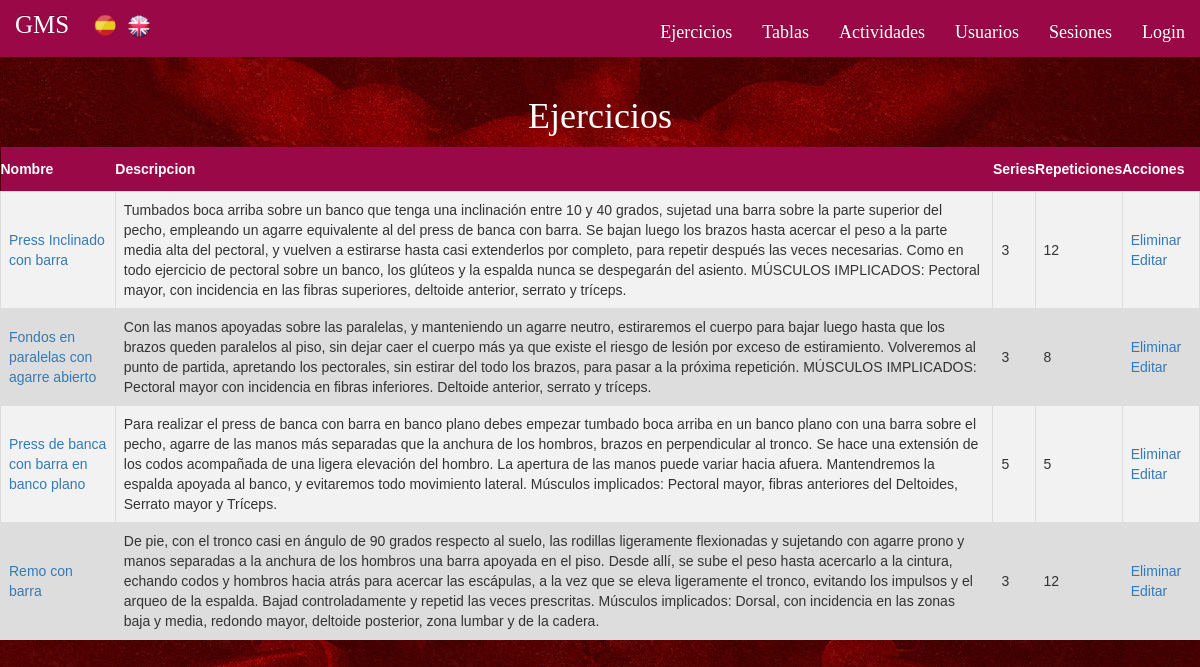
Page /index.php?controller=ejercicios&action=index on the committed database.
### tables this page shows
CREATE TABLE IF NOT EXISTS `Ejercicio` (
  `idejercicio` INT NOT NULL AUTO_INCREMENT,
  `nombreejercicio` VARCHAR(45) NULL,
  `descripcionejercicio` VARCHAR(1000) NULL,
  `numerorepeticiones` INT NULL,
  `numeroseries` INT NULL,
  PRIMARY KEY (`idejercicio`));

### core/ViewManager.php (called while the page is built, shortened)
<?php
class ViewManager {
	private $variables = array();
	public function setVariable($varname, $value, $flash=false) {
		$this->variables[$varname] = $value;
	}
	public function getVariable($varname, $default=NULL) {
		if (!isset($this->variables[$varname])) {
			return $default;
		}
		return $this->variables[$varname];
	}
	public function render($controller, $viewname) {
		include(__DIR__."/../view/$controller/$viewname.php");
	}
	private static $viewmanager_singleton = NULL;
	public static function getInstance() {
		if (self::$viewmanager_singleton == null) {
			self::$viewmanager_singleton = new ViewManager();
		}
		return self::$viewmanager_singleton;
	}
}

### controller/EjerciciosController.php (called while the page is built, shortened)
<?php
require_once(__DIR__."/../model/Ejercicio.php");
require_once(__DIR__."/../model/EjercicioMapper.php");
require_once(__DIR__."/../core/ViewManager.php");
class EjerciciosController extends BaseController {
	private $ejercicioMapper;
	public function __construct() {
		$this->ejercicioMapper = new EjercicioMapper();
	}
	public function index() {
		$ejercicios = $this->ejercicioMapper->findAll();
		$this->view->setVariable("ejercicios", $ejercicios);
		$this->view->render("ejercicios", "index");
	}
}

### index.php (called while the page is built, shortened)
<?php
function run() {
	try {
		$controller = loadController($_GET["controller"]);
		$actionName = $_GET["action"];
		$controller->$actionName();
	} catch(Exception $ex) {
		die("An exception occured!!!!!".$ex->getMessage());
	}
}
function loadController($controllerName) {
	return new $controllerClassName();
}
run();
?>

### view/messages/messages_es.php (called while the page is built)
<?php
$i18n_messages = array()
?>

### core/I18n.php (called while the page is built, shortened)
<?php
class I18n {
	private $messages;
	public function setLanguage($language) {
		$this->messages = $i18n_messages;
	}
	public function i18n($key) {
		if (isset($this->messages[$key])){
			return $this->messages[$key];
		}else{
			return $key;
		}
	}
	private static $i18n_singleton = null;
	public static function getInstance() {
		if (self::$i18n_singleton == NULL) {
			self::$i18n_singleton = new I18n();
		}
		return self::$i18n_singleton;
	}
}
function i18n($key) {
	return I18n::getInstance()->i18n($key);
}

### model/Ejercicio.php (called while the page is built, shortened)
<?php
class Ejercicio {
	private $id;
	private $title;
	private $content;
	private $repeticiones;
	private $series;
	public function __construct($id=NULL, $title=NULL, $content=NULL, $repeticiones=NULL, $series=NULL) {
		$this->id = $id;
		$this->title = $title;
		$this->content = $content;
		$this->repeticiones = $repeticiones;
		$this->series = $series;
	}
	public function getId() {
		return $this->id;
	}
	public function getTitle() {
		return $this->title;
	}
	public function getContent() {
		return $this->content;
	}
	public function getRepeticiones() {
		return $this->repeticiones;
	}
	public function getSeries() {
		return $this->series;
	}
}

### model/EjercicioMapper.php (called while the page is built, shortened)
<?php
require_once(__DIR__."/../core/PDOConnection.php");
require_once(__DIR__."/../model/Ejercicio.php");
class EjercicioMapper {
	private $db;
	public function __construct() {
		$this->db = PDOConnection::getInstance();
	}
	public function findAll() {
		$stmt = $this->db->query("SELECT * FROM ejercicio");
		$ejercicios_db = $stmt->fetchAll(PDO::FETCH_ASSOC);
		$ejercicios = array();
		foreach ($ejercicios_db as $ejercicio) {
			array_push($ejercicios, new Ejercicio($ejercicio["idejercicio"],$ejercicio["nombreejercicio"], $ejercicio["descripcionejercicio"], $ejercicio["numerorepeticiones"], $ejercicio["numeroseries"]));
		}
		return $ejercicios;
	}
	}

### core/PDOConnection.php (called while the page is built)
<?php
class PDOConnection {
	private static $dbhost = "127.0.0.1";
	private static $dbname = "gymgms";
	private static $dbuser = "gymuser";
	private static $dbpass = "gympass";
	private static $db_singleton = null;
	public static function getInstance() {
		if (self::$db_singleton == null) {
			self::$db_singleton = new PDO(
			"mysql:host=".self::$dbhost.";dbname=".self::$dbname.";charset=utf8",
			self::$dbuser,
			self::$dbpass,
			array(
				PDO::ATTR_EMULATE_PREPARES => false,
				PDO::ATTR_ERRMODE => PDO::ERRMODE_EXCEPTION
			)
		);
	}
	return self::$db_singleton;
}
}
?>

### view/ejercicios/index.php (the view, shortened to what this page needs)
<?php
require_once(__DIR__."/../../core/ViewManager.php");
$view = ViewManager::getInstance();
$ejercicios = $view->getVariable("ejercicios");
?><h1><?=i18n("Ejercicios")?></h1>
<table class='tablas'>
	<tr>
		<th><?= i18n("Nombre")?></th><th><?= i18n("Descripcion")?></th><th><?= i18n("Series")?></th><th><?= i18n("Repeticiones")?></th><th><?= i18n("Acciones")?></th>
	</tr>
	<?php foreach ($ejercicios as $ejercicio): ?>
		<tr>
			<td>
				<a href="index.php?controller=ejercicios&amp;action=view&amp;idejercicio=<?= $ejercicio->getId() ?>"><?= htmlentities($ejercicio->getTitle()) ?></a>
			</td>
			<td>
				<?= $ejercicio->getContent() ?>
			</td>
			<td>
				<?= $ejercicio->getSeries() ?>
			</td>
			<td>
				<?= $ejercicio->getRepeticiones() ?>
			</td>
			<td>
				<form
				method="POST"
				action="index.php?controller=ejercicios&amp;action=delete"
				id="delete_exercise_<?= $ejercicio->getId(); ?>"
				style="display: inline"
				>
				<a href="#"
				onclick="
				if (confirm('<?= i18n("estas seguro?")?>')) {
					document.getElementById('delete_exercise_<?= $ejercicio->getId() ?>').submit()
				}"
				><?= i18n("Eliminar") ?></a>
			</form>
			<a href="index.php?controller=ejercicios&amp;action=edit&amp;idejercicio=<?= $ejercicio->getId() ?>"><?= i18n("Editar") ?></a>
	</td>
</tr>
<?php endforeach; ?>
</table>

### css/style.css (style rules this page uses)
body, header { font-family: 'Raleway'; overflow: auto; }
.body-index { background-image: url("fondorojo.jpg"); background-position: top center; background-repeat: no-repeat; }
h1, h3 { color: white; text-align: center; }
.tablas { font-family: "Trebuchet MS", Arial, Helvetica, sans-serif; border-collapse: collapse; width: 100%; }
.tablas td, #tablas th { border: 1px solid #ddd; padding: 8px; }
.tablas tr:nth-child(even) { background-color: #f2f2f2; }
.tablas tr { background-color: #ddd; }
.tablas th { padding-top: 12px; padding-bottom: 12px; text-align: left; background-color: #9B0847; color: white; }

### rows in the picture
ejercicio: nombreejercicio "Press Inclinado con barra", descripcionejercicio "Tumbados boca arriba sobre un banco que tenga una inclinación entre 10 y 40 grados, sujetad una barra sobre la parte superior del pecho, empleando un agarre equivalente al del press de banca con barra. Se bajan luego los brazos hasta acercar el peso a la parte media alta del pectoral, y vuelven a estirarse hasta casi extenderlos por completo, para repetir después las veces necesarias. Como en todo ejercicio de pectoral sobre un banco, los glúteos y la espalda nunca se despegarán del asiento. MÚSCULOS IMPLICADOS: Pectoral mayor, con incidencia en las fibras superiores, deltoide anterior, serrato y tríceps.", numeroseries "3", numerorepeticiones "12"
ejercicio: nombreejercicio "Fondos en paralelas con agarre abierto", descripcionejercicio "Con las manos apoyadas sobre las paralelas, y manteniendo un agarre neutro, estiraremos el cuerpo para bajar luego hasta que los brazos queden paralelos al piso, sin dejar caer el cuerpo más ya que existe el riesgo de lesión por exceso de estiramiento. Volveremos al punto de partida, apretando los pectorales, sin estirar del todo los brazos, para pasar a la próxima repetición. MÚSCULOS IMPLICADOS: Pectoral mayor con incidencia en fibras inferiores. Deltoide anterior, serrato y tríceps.", numeroseries "3", numerorepeticiones "8"
ejercicio: nombreejercicio "Press de banca con barra en banco plano", descripcionejercicio "Para realizar el press de banca con barra en banco plano debes empezar tumbado boca arriba en un banco plano con una barra sobre el pecho, agarre de las manos más separadas que la anchura de los hombros, brazos en perpendicular al tronco. Se hace una extensión de los codos acompañada de una ligera elevación del hombro. La apertura de las manos puede variar hacia afuera. Mantendremos la espalda apoyada al banco, y evitaremos todo movimiento lateral. Músculos implicados: Pectoral mayor, fibras anteriores del Deltoides, Serrato mayor y Tríceps.", numeroseries "5", numerorepeticiones "5"
ejercicio: nombreejercicio "Remo con barra", descripcionejercicio "De pie, con el tronco casi en ángulo de 90 grados respecto al suelo, las rodillas ligeramente flexionadas y sujetando con agarre prono y manos separadas a la anchura de los hombros una barra apoyada en el piso. Desde allí, se sube el peso hasta acercarlo a la cintura, echando codos y hombros hacia atrás para acercar las escápulas, a la vez que se eleva ligeramente el tronco, evitando los impulsos y el arqueo de la espalda. Bajad controladamente y repetid las veces prescritas. Músculos implicados: Dorsal, con incidencia en las zonas baja y media, redondo mayor, deltoide posterior, zona lumbar y de la cadera.", numeroseries "3", numerorepeticiones "12"

### other values in the picture
i18n("Ejercicios") "Ejercicios"
i18n("Tablas") "Tablas"
i18n("Actividades") "Actividades"
i18n("Usuarios") "Usuarios"
i18n("Sesiones") "Sesiones"
i18n("Login") "Login"
i18n("Nombre") "Nombre"
i18n("Descripcion") "Descripcion"
i18n("Series") "Series"
i18n("Repeticiones") "Repeticiones"
i18n("Acciones") "Acciones"
